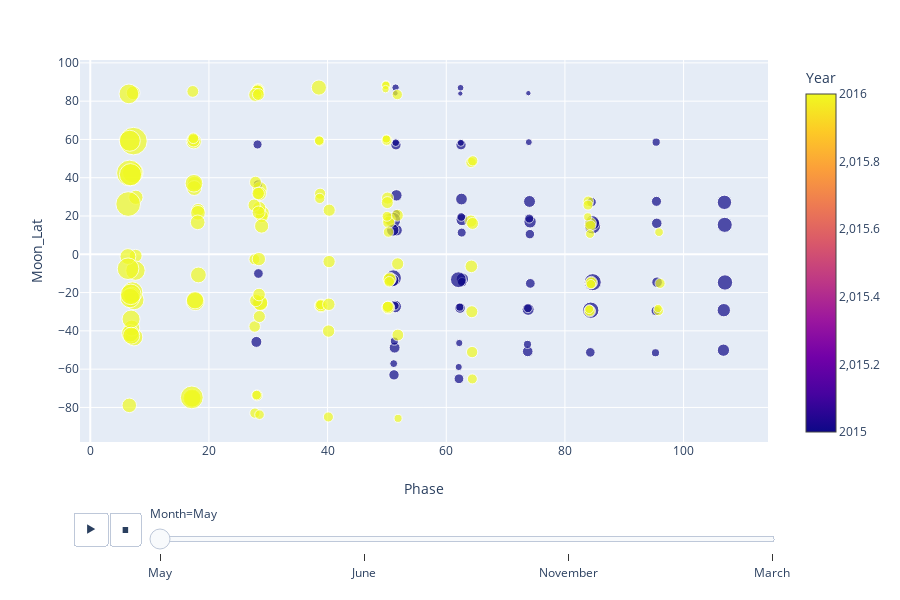

Source (notebook cell):
### Code cell
fig2 = px.scatter(df, x="Phase", y="Moon_Lat", size = "Relint", color = "Year", animation_frame="Month", hover_name = "Crater")
fig2.show()

### Figure 1 — Plotly figure (JSON) as saved in the notebook; plotly's stock layout.template omitted (floating-point values rounded to 4 significant figures; data arrays with more than 128 entries replaced by an {"elided": "..."} marker saying what was removed)
{"data": [{"hoverlabel": {"namelength": 0}, "hovertemplate": "<b>%{hovertext}</b><br><br>Month=May<br>Phase=%{x}<br>Moon_Lat=%{y}<br>Relint=%{marker.size}<br>Year=%{marker.color}", "hovertext": {"elided": "196 str values"}, "legendgroup": "", "marker": {"color": {"elided": "196 int values"}, "coloraxis": "coloraxis", "size": {"elided": "196 float values"}, "sizemode": "area", "sizeref": 8.167, "symbol": "circle"}, "mode": "markers", "name": "", "showlegend": false, "type": "scatter", "x": {"elided": "196 float values"}, "xaxis": "x", "y": {"elided": "196 float values"}, "yaxis": "y"}], "layout": {"coloraxis": {"colorbar": {"title": {"text": "Year"}}, "colorscale": [[0, "#0d0887"], [0.1111, "#46039f"], [0.2222, "#7201a8"], [0.3333, "#9c179e"], [0.4444, "#bd3786"], [0.5556, "#d8576b"], [0.6667, "#ed7953"], [0.7778, "#fb9f3a"], [0.8889, "#fdca26"], [1, "#f0f921"]]}, "height": 600, "legend": {"itemsizing": "constant", "tracegroupgap": 0}, "margin": {"t": 60}, "sliders": [{"active": 0, "currentvalue": {"prefix": "Month="}, "len": 0.9, "pad": {"b": 10, "t": 60}, "steps": [{"args": [["May"], {"frame": {"duration": 0, "redraw": false}, "fromcurrent": true, "mode": "immediate", "transition": {"duration": 0, "easing": "linear"}}], "label": "May", "method": "animate"}, {"args": [["June"], {"frame": {"duration": 0, "redraw": false}, "fromcurrent": true, "mode": "immediate", "transition": {"duration": 0, "easing": "linear"}}], "label": "June", "method": "animate"}, {"args": [["November"], {"frame": {"duration": 0, "redraw": false}, "fromcurrent": true, "mode": "immediate", "transition": {"duration": 0, "easing": "linear"}}], "label": "November", "method": "animate"}, {"args": [["March"], {"frame": {"duration": 0, "redraw": false}, "fromcurrent": true, "mode": "immediate", "transition": {"duration": 0, "easing": "linear"}}], "label": "March", "method": "animate"}], "x": 0.1, "xanchor": "left", "y": 0, "yanchor": "top"}], "updatemenus": [{"buttons": [{"args": [null, {"frame": {"duration": 500, "redraw": false}, "fromcurrent": true, "mode": "immediate", "transition": {"duration": 500, "easing": "linear"}}], "label": "&#9654;", "method": "animate"}, {"args": [[null], {"frame": {"duration": 0, "redraw": false}, "fromcurrent": true, "mode": "immediate", "transition": {"duration": 0, "easing": "linear"}}], "label": "&#9724;", "method": "animate"}], "direction": "left", "pad": {"r": 10, "t": 70}, "showactive": false, "type": "buttons", "x": 0.1, "xanchor": "right", "y": 0, "yanchor": "top"}], "xaxis": {"anchor": "y", "domain": [0, 0.98], "title": {"text": "Phase"}}, "yaxis": {"anchor": "x", "domain": [0, 1], "title": {"text": "Moon_Lat"}}}}
